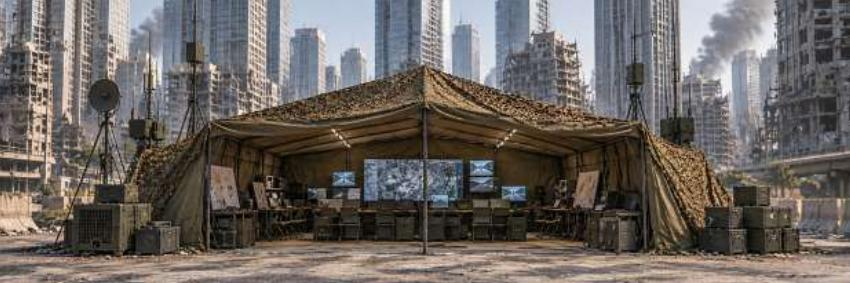
#> input picture examples/prestudy/base_COMMAND_POST.png, 850 x 283 px; its folder holds only this picture in this run
$ python -i reference_images.py   (imports and definitions only)
#> lines starting #> are read from the running program, lines starting #| are printed output that depends on the picture
#> further down, picture is the input picture: shape (283, 850, 3); mean B, G, R 97.1, 101.4, 108
"""Image-only recognition of the supplied printed panels.

These public reference images are a closed-set baseline, not evidence of
generalisation to unseen competition artwork. No scenario/renderer data enter.
"""
from importlib.resources import files

import numpy as np

from .synthetic_template import _iou


class ReferenceImageDetector:
    def __init__(self, calibration=None):
        import cv2
        self.cv2, self.calibration = cv2, calibration or {}
        self.sift = cv2.SIFT_create(nfeatures=1200, contrastThreshold=.018, edgeThreshold=12)
        self.matcher = cv2.BFMatcher(cv2.NORM_L2)
        root = files('maicon_sim').joinpath('resources/examples/prestudy')
        self.templates = []
        for path in sorted(root.iterdir(), key=lambda p:p.name):
            if path.suffix != '.png':
                continue
            kind, label = path.stem.split('_', 1)
            # M5 wall artwork is not an M2 target or an M3 object report.
            if kind not in ('facility', 'object', 'decoy'):
                continue
            pixels = cv2.imdecode(np.frombuffer(path.read_bytes(), np.uint8), cv2.IMREAD_GRAYSCALE)
            pixels = cv2.resize(pixels, (256, 256))
            keypoints, descriptors = self.sift.detectAndCompute(pixels, None)
            self.templates.append((kind, label, keypoints, descriptors))

    def detect(self, bgr):
        cv2 = self.cv2
        if bgr.dtype != np.uint8 or bgr.ndim != 3 or bgr.shape[2] != 3:
            raise ValueError('uint8 BGR image required')
        gray = cv2.cvtColor(np.ascontiguousarray(bgr), cv2.COLOR_BGR2GRAY)
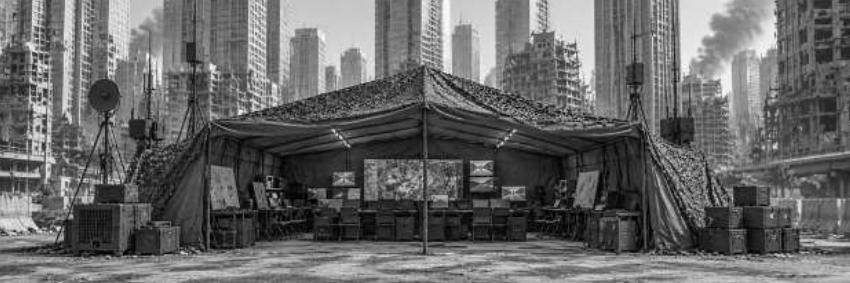
#> gray: shape (283, 850); min 0, max 255, mean 102.9
        points, descriptors = self.sift.detectAndCompute(gray, None)
#> points = 1200 keypoints; strongest (x, y, size): (58, 228, 2.8), (275, 195, 3), (14, 231, 1.8), (30, 229, 3.3)
        if descriptors is None or len(points) < 6:
            return []
        detections = []
        for kind, label, reference, template in self.templates:
            if template is None:
                continue
            pairs = self.matcher.knnMatch(descriptors, template, k=2)
            matches = [a for pair in pairs if len(pair) == 2 for a,b in [pair] if a.distance < .73*b.distance]
            for _ in range(6):
                if len(matches) < 6:
                    break
                source = np.float32([reference[m.trainIdx].pt for m in matches])
                target = np.float32([points[m.queryIdx].pt for m in matches])
                transform, mask = cv2.findHomography(source, target, cv2.RANSAC, 2.5)
                if transform is None or mask is None:
                    break
                keep = mask.ravel().astype(bool)
                used = int(keep.sum())
                if used < 6:
                    break
                confidence = min(.98, .65+.025*used)
                quad = cv2.perspectiveTransform(np.float32([[[0,0],[255,0],[255,255],[0,255]]]), transform)[0]
                matches = [m for m, good in zip(matches, keep) if not good]
                if not np.isfinite(quad).all() or not cv2.isContourConvex(quad):
                    continue
                area = abs(cv2.contourArea(quad))
                sides = np.linalg.norm(quad-np.roll(quad, 1, axis=0), axis=1)
                # Reject tiny, near-collinear and implausibly extrapolated fits.
                if area < 225 or area > gray.size*.8 or sides.min() < 10 or sides.max()/sides.min() > 5:
                    continue
                hull = cv2.convexHull(source[keep])
                if abs(cv2.contourArea(hull)) < 256*256*.045:
                    continue
                low, high = quad.min(axis=0), quad.max(axis=0)
                if low[0] < -3 or low[1] < -3 or high[0] > gray.shape[1]+3 or high[1] > gray.shape[0]+3:
                    continue
                box = [float(max(0,low[0])),float(max(0,low[1])),float(min(gray.shape[1],high[0])),float(min(gray.shape[0],high[1]))]
                item = {'kind': kind, 'bbox_xyxy_px':box, 'class_probs':{label:1.},
                        'confidence':confidence, 'source':'public_prestudy_image',
                        'panel_corners_px':quad.tolist()}
                if kind == 'facility':
                    self._facility(bgr, item, transform)
                detections.append(item)
#> after the loop, detections = []
        selected = []
        for item in sorted(detections, key=lambda d:-d['confidence']):
            if all(_iou(item['bbox_xyxy_px'], old['bbox_xyxy_px']) < .45 for old in selected):
                selected.append(item)
#> this loop made 0 passes
#> after the loop, selected = []
        # Decoys compete in matching/NMS but never become M3 detections.
        return [item for item in selected if item['kind'] != 'decoy']

    def _facility(self, bgr, item, transform):
        cv2 = self.cv2
        expected = cv2.perspectiveTransform(np.float32([[[127.5,255*(.376-.32)/.352]]]), transform)[0,0]
        x1,y1,x2,y2 = item['bbox_xyxy_px']
        width, height = x2-x1, y2-y1
        radius = max(3, int(min(width,height)*.1))
        x, y = map(lambda v:int(round(v)), expected)
        left, top = max(0,x-radius), max(0,y-radius)
        right, bottom = min(bgr.shape[1],x+radius+1), min(bgr.shape[0],y+radius+1)
        roi = bgr[top:bottom,left:right].astype(float)
        if roi.size:
            b,g,r = roi[...,0],roi[...,1],roi[...,2]
            mask = ((b > r*1.12)&(g > r*1.04)&(b > 65)&(b-r < 90)).astype(np.uint8)
            count, _, stats, centers = cv2.connectedComponentsWithStats(mask, 8)
            choices = [(np.linalg.norm(center+[left,top]-expected), center+[left,top])
                       for stat,center in zip(stats[1:],centers[1:]) if 3 <= stat[4] <= max(20,width*height*.045)]
            if choices:
                distance, point = min(choices, key=lambda c:c[0])
                if distance < max(3,min(width,height)*.08):
                    item['aim_point_px'] = list(map(float,point))
                    item['aim_confidence'] = min(.9,item['confidence'])
                    camera = self.calibration.get('front_camera',self.calibration)
                    item['range_m'] = float(camera.get('fx_px',320.))*.352/max(width,1.)
                    item['range_source'] = 'public_panel_width_prior'
        # A visible red roof signal is the only hit feedback used by this model.
        left,right = max(0,int(x1+width*.25)),min(bgr.shape[1],int(x2-width*.25)+1)
        top,bottom = max(0,int(y1-height*.22)),max(0,int(y1))
        roi = bgr[top:bottom,left:right].astype(float)
        if roi.size:
            red = (roi[...,2]>130)&(roi[...,2]>roi[...,1]*2)&(roi[...,2]>roi[...,0]*2)
            if np.count_nonzero(red) >= 3:
                item['destroyed_observation'] = True
                item['destroyed_confidence'] = .85

>>> import cv2
>>> picture = cv2.imread('../../../examples/prestudy/base_COMMAND_POST.png')
>>> result = ReferenceImageDetector().detect(picture)
#> result = []

$ run again, on examples/prestudy/base_MAINTENANCE.png
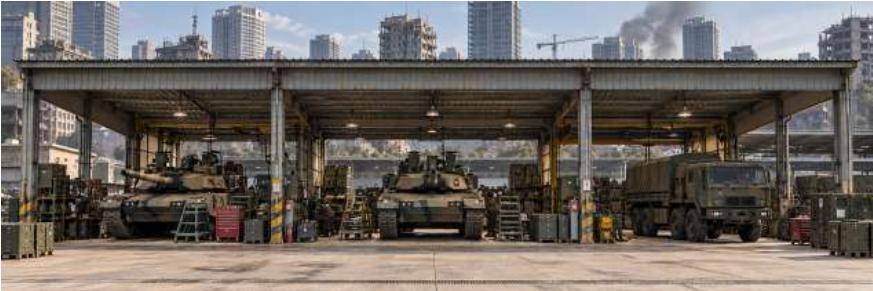
#> input picture examples/prestudy/base_MAINTENANCE.png, 873 x 291 px
#> picture is the input picture: shape (291, 873, 3); mean B, G, R 98.3, 103, 109.5
#> in detect, `gray = cv2.cvtColor(np.ascontiguousarray(bgr), cv2.COLOR_BGR2GRAY)`:
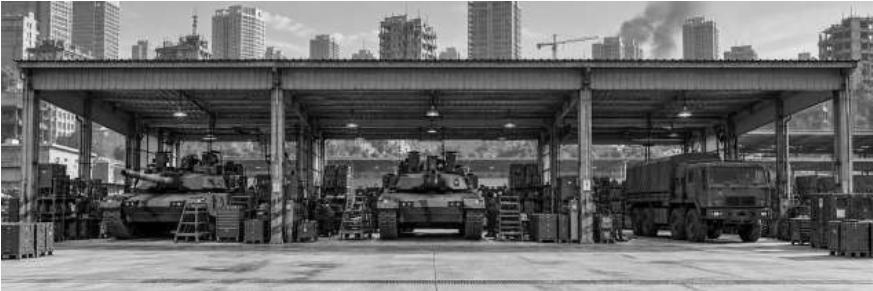
#> gray: shape (291, 873); min 0, max 255, mean 104.4
#> points = 1200 keypoints; strongest (x, y, size): (168, 164, 2.3), (73, 172, 8.6), (15, 142, 4.2), (432, 114, 3.2)
#> after the loop in detect, `for kind, label, reference, template in self.templates:`: detections = []

$ run again, on examples/prestudy/base_SUPPLY_DEPOT.png
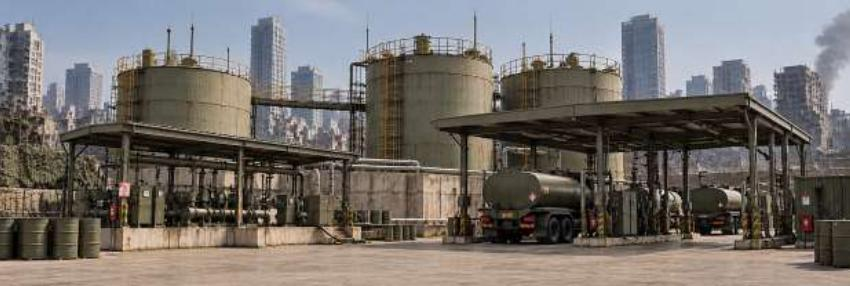
#> input picture examples/prestudy/base_SUPPLY_DEPOT.png, 850 x 286 px
#> picture is the input picture: shape (286, 850, 3); mean B, G, R 108, 111.9, 117
#> in detect, `gray = cv2.cvtColor(np.ascontiguousarray(bgr), cv2.COLOR_BGR2GRAY)`:
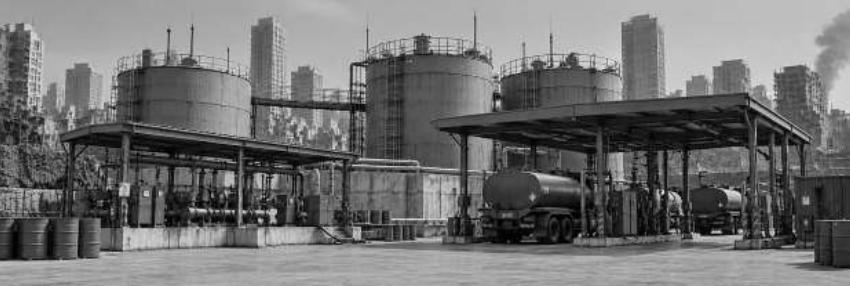
#> gray: shape (286, 850); min 0, max 247, mean 112.9
#> points = 1200 keypoints; strongest (x, y, size): (663, 192, 2.2), (260, 220, 3.2), (233, 211, 1.9), (498, 103, 3.7)
#> after the loop in detect, `for kind, label, reference, template in self.templates:`: detections = []

$ run again, on examples/prestudy/decoy_barrier.png
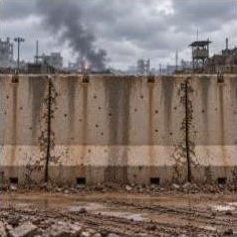
#> input picture examples/prestudy/decoy_barrier.png, 237 x 237 px
#> picture is the input picture: shape (237, 237, 3); mean B, G, R 106.2, 113.5, 127.8
#> in detect, `gray = cv2.cvtColor(np.ascontiguousarray(bgr), cv2.COLOR_BGR2GRAY)`:
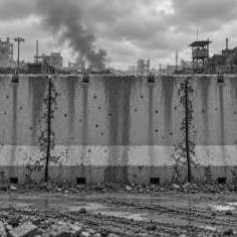
#> gray: shape (237, 237); min 1, max 241, mean 116.9
#> points = 1083 keypoints; strongest (x, y, size): (211, 55, 3.3), (194, 44, 3.8), (7, 230, 2.5), (84, 233, 2.4)
#> after the loop in detect, `for kind, label, reference, template in self.templates:`: detections = []
